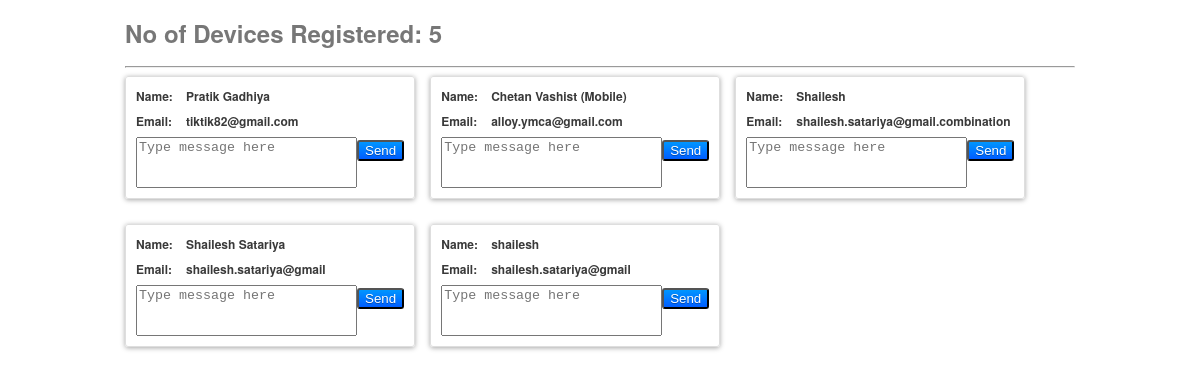
The app's page /index2.php with its own data.
### tables this page shows
CREATE TABLE IF NOT EXISTS `gcm_users` (
  `id` int(11) NOT NULL AUTO_INCREMENT,
  `gcm_regid` text,
  `name` varchar(50) NOT NULL,
  `email` varchar(255) NOT NULL,
  `created_at` timestamp NOT NULL DEFAULT CURRENT_TIMESTAMP,
  PRIMARY KEY (`id`)
);

### db_connect.php (called while the page is built, shortened)
<?php
class DB_Connect {
    public function connect() {
        $con = mysql_connect(DB_HOST, DB_USER, DB_PASSWORD);
        return $con;
    }
}
?>

### db_functions.php (called while the page is built, shortened)
<?php
class DB_Functions {
    function __construct() {
        include_once './db_connect.php';
    }
    public function getAllUsers() {
        $result = mysql_query("select * FROM gcm_users");
        return $result;
    }
}
?>

### index2.php (the view, shortened to what this page needs)
<!DOCTYPE html>
<html>
    <head>
    </head>
    <body>
        <?php
        include_once 'db_functions.php';
        $db = new DB_Functions();
        $users = $db->getAllUsers();
        if ($users != false)
            $no_of_users = mysql_num_rows($users);
        else
            $no_of_users = 0;
        ?>
        <div class="container">
            <h1>No of Devices Registered: <?php echo $no_of_users; ?></h1>
            <hr/>
            <ul class="devices">
                <?php
                if ($no_of_users > 0) {
                    ?>
                    <?php
                    while ($row = mysql_fetch_array($users)) {
                        ?>
                        <li>
                            <form id="<?php echo $row["id"] ?>" name="" method="post" onsubmit="return sendPushNotification('<?php echo $row["id"] ?>')">
                                <label>Name: </label> <span><?php echo $row["name"] ?></span>
                                <label>Email:</label> <span><?php echo $row["email"] ?></span>
                                <div class="send_container">
                                    <textarea rows="3" name="message" cols="25" class="txt_message" placeholder="Type message here"></textarea>
                                    <input type="submit" class="send_btn" value="Send" onclick=""/>
                                </div>
                            </form>
                        </li>
                    <?php }
                } else { ?>
                    <li>
                        No Users Registered Yet!
                    </li>
                <?php } ?>
            </ul>
        </div>
    </body>
</html>

### index2.php (style rules this page uses)
.container { width: 950px; margin: 0 auto; padding: 0; }
h1 { font-family: 'Helvetica Neue', Helvetica, Arial, sans-serif; font-size: 24px; color: #777; }
ul.devices { margin: 0; padding: 0; }
ul.devices li { float: left; list-style: none; border: 1px solid #dedede; padding: 10px; margin: 0 15px 25px 0; border-radius: 3px; -webkit-box-shadow: 0 1px 5px rgba(0, 0, 0, 0.35); -moz-box-shadow: 0 1px 5px rgba(0, 0, 0, 0.35); box-shadow: 0 1px 5px rgba(0, 0, 0, 0.35); font-family: 'Helvetica Neue', Helvetica, Arial, sans-serif; color: #555; }
ul.devices li label, ul.devices li span { font-family: 'Helvetica Neue', Helvetica, Arial, sans-serif; font-size: 12px; font-style: normal; font-variant: normal; font-weight: bold; color: #393939; display: block; float: left; }
ul.devices li label { height: 25px; width: 50px; }
ul.devices li textarea { float: left; resize: none; }
ul.devices li .send_btn { background: -webkit-gradient(linear, 0% 0%, 0% 100%, from(#0096FF), to(#005DFF)); background: -webkit-linear-gradient(0% 0%, 0% 100%, from(#0096FF), to(#005DFF)); background: -moz-linear-gradient(center top, #0096FF, #005DFF); background: linear-gradient(#0096FF, #005DFF); text-shadow: 0 1px 0 rgba(0, 0, 0, 0.3); border-radius: 3px; color: #fff; }

### records on screen
gcm_users: name "Pratik Gadhiya", email "tiktik82@gmail.com"
gcm_users: name "Chetan Vashist (Mobile)", email "alloy.ymca@gmail.com"
gcm_users: name "Shailesh", email "shailesh.satariya@gmail.combination"
gcm_users: name "Shailesh Satariya", email "shailesh.satariya@gmail"
gcm_users: name "shailesh", email "shailesh.satariya@gmail"

### other values on screen
$no_of_users "5"
